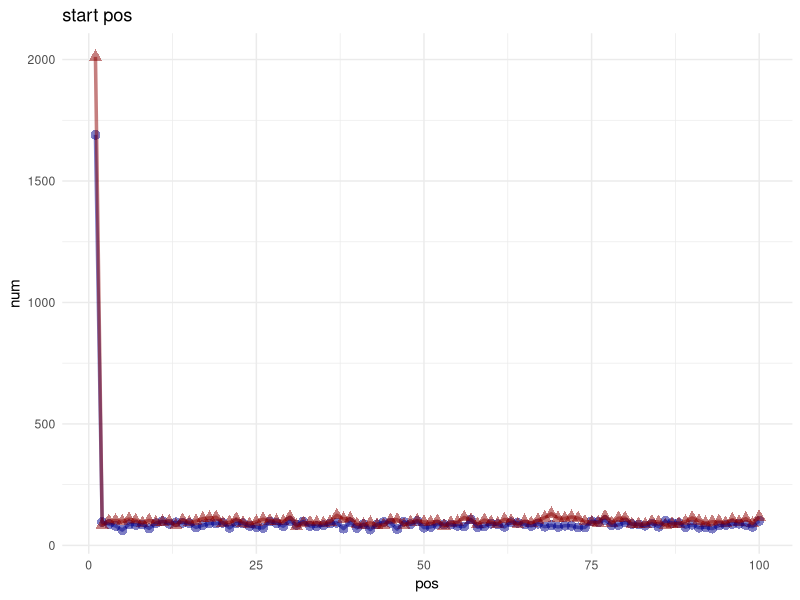
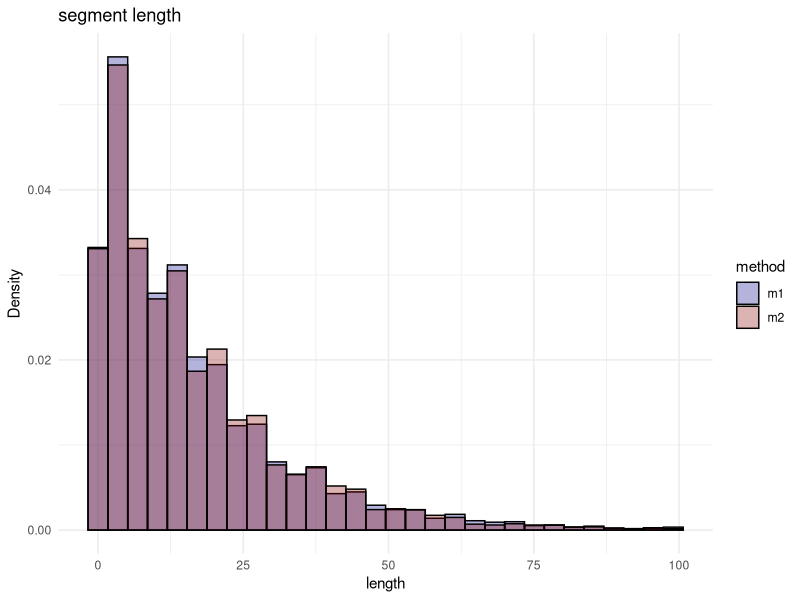

Write the R code that produced these figures, in order.
recomb_info1 <- function(tree_length, L, rho_s, delta) {
  rho <- rho_s * L
  n_recomb <- rpois(1, rho*tree_length/2)
  probstart <- rep(1, L)
  probstart[1] <- delta
  probstart <- probstart / sum(probstart)
  probstartcum <- cumsum(probstart)
  recomb_pos <- matrix(NA, nrow=n_recomb, ncol=2)

  for (i in 1:n_recomb) {
    recomb_pos[i, 1] <- which(runif(1) < probstartcum)[1]
    recomb_pos[i, 2] <- min(recomb_pos[i, 1] + rgeom(1, 1/delta), L)
  }

  return(recomb_pos)
}


recomb_info2 <- function(tree_length, L, rho_s, delta) {
  rho <- rho_s * L
  recomb_pos <- matrix(NA, nrow=1000, ncol=2)
  recomb_num <- 0
  for (i in 1:L) {
    if (i == 1) {
      R_new <- rpois(1, rho_s*delta*tree_length/2)
      R_old <- 0
    } else {
      survive_index <- which(recomb_pos[1:recomb_num, 2] == (i-1))
      R_new <- rpois(1, rho_s*tree_length/2)
      if (length(survive_index) >= 0) {
        R_old <- rbinom(1, length(survive_index), (1 - 1/delta))
        if (length(survive_index) == 1) {
          remain_index <- survive_index
        } else {
          remain_index <- sample(survive_index, R_old)
        }
      } else {
        R_old <- 0
      }
    }

    if (R_new > 0) {
      recomb_pos[(recomb_num+1):(recomb_num+R_new), ] <- i
    }

    if (R_old > 0) {
      recomb_pos[remain_index, 2] <- i
    }

    recomb_num <- recomb_num + R_new
  }

  return(recomb_pos[1:recomb_num, ])
}


tree_length <- 2
L <- 100
rho_s <- 10 / L
delta <- 20
start_pos <- data.frame(
  method1 = rep(0, 100),
  method2 = rep(0, 100)
)
segment_length1 <- c()
segment_length2 <- c()
for (i in 1:1000) {
  m1 <- recomb_info1(tree_length, L, rho_s, delta)
  m2 <- recomb_info2(tree_length, L, rho_s, delta)

  if (nrow(m1) > 0) {
    t1 <- as.data.frame(table(m1[, 1]))
    t1_index <- as.numeric(as.character(t1[, 1]))
    start_pos$method1[t1_index] <- start_pos$method1[t1_index] + t1[, 2]
    segment_length1 <- c(segment_length1, m1[, 2] - m1[, 1])
  }

  if (nrow(m2) > 0) {
    t2 <- as.data.frame(table(m2[, 1]))
    t2_index <- as.numeric(as.character(t2[, 1]))
    start_pos$method2[t2_index] <- start_pos$method2[t2_index] + t2[, 2]
    segment_length2 <- c(segment_length2, m2[, 2] - m2[, 1])
  }
}


library(ggplot2)

start_pos$y <- 1:100
ggplot() +
  geom_point(data = start_pos,
             aes(x = y, y = method1),
             color = "darkblue", size = 3, shape = 16, alpha = 0.5) +

  geom_point(data = start_pos,
             aes(x = y, y = method2),
             color = "darkred", size = 3, shape = 17, alpha = 0.5) +

  geom_line(data = start_pos,
            aes(x = y, y = method1),
            color = "darkblue", linetype = "solid", linewidth = 1.2, alpha = 0.5) +

  geom_line(data = start_pos,
            aes(x = y, y = method2),
            color = "darkred", linetype = "solid", linewidth = 1.2, alpha = 0.5) +

  labs(
    title = "start pos",
    x = "pos",
    y = "num"
  ) +
  theme_minimal()


segment_df <- data.frame(
  seg = c(segment_length1, segment_length2),
  method = c(rep("m1", length(segment_length1)), rep("m2", length(segment_length2)))
)
ggplot(segment_df, aes(x = seg, fill = method)) +
  geom_histogram(aes(y = after_stat(density)),
                 bins = 30,
                 color = "black",
                 alpha = 0.3,
                 position = "identity") +
  labs(title = "segment length",
       x = "length",
       y = "Density") +
  scale_fill_manual(values = c("m1"="darkblue", "m2"="darkred")) +
  theme_minimal()
